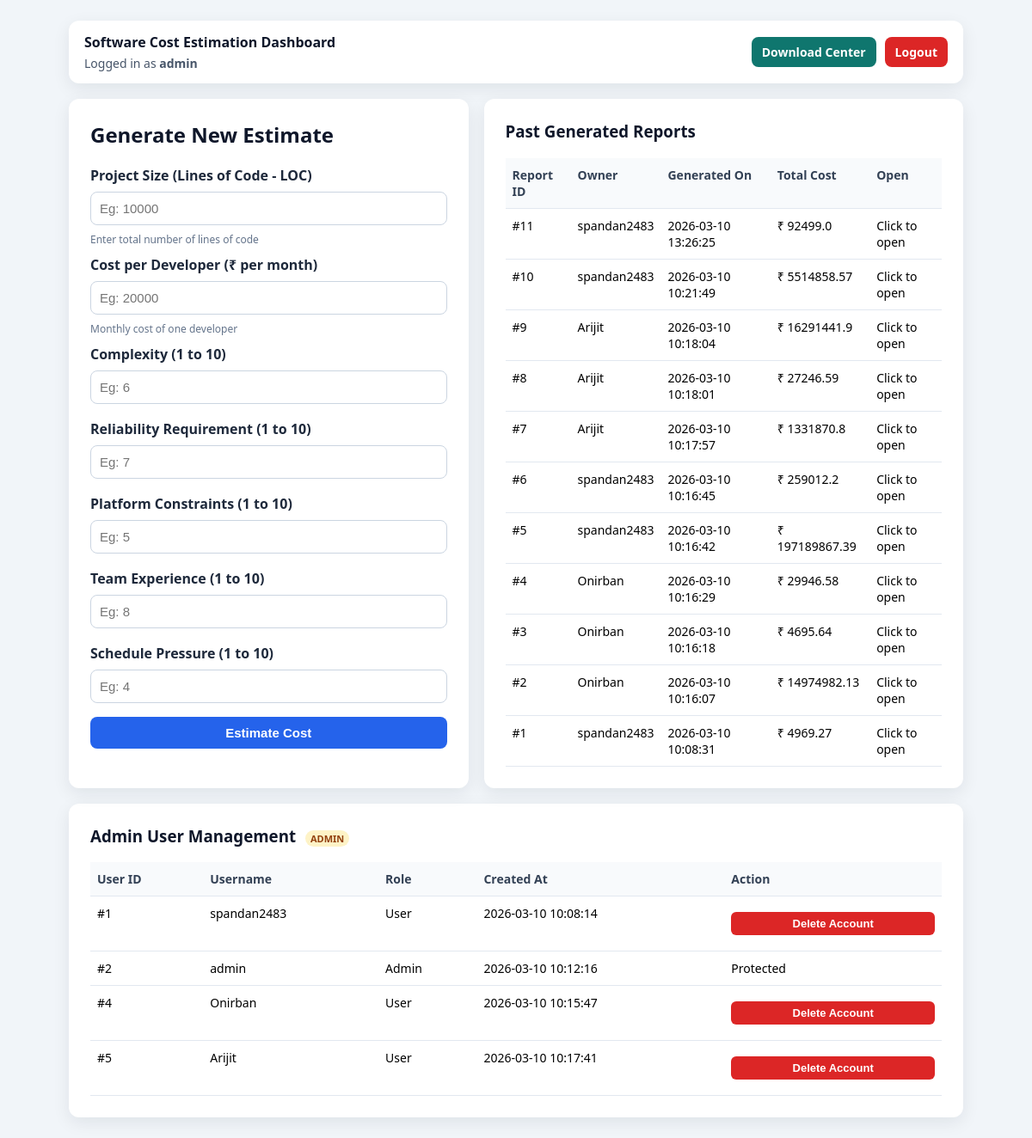
Before: /dashboard (signed in) with the older database file.
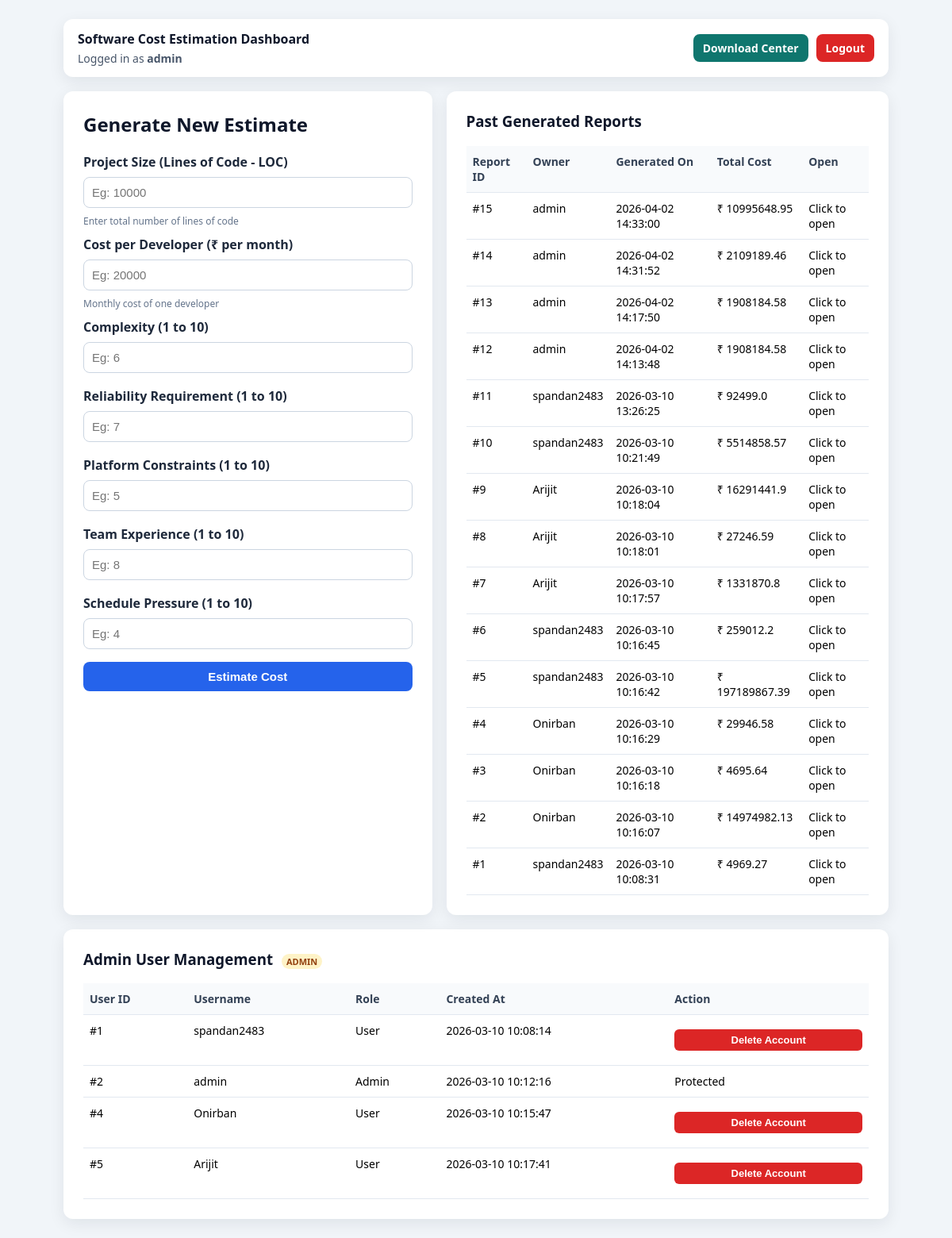
After: the same page with the newer database file.
### tables this page shows
CREATE TABLE users (
            id INTEGER PRIMARY KEY AUTOINCREMENT,
            username TEXT UNIQUE NOT NULL,
            password_hash TEXT NOT NULL,
            created_at TEXT NOT NULL
        , is_admin INTEGER NOT NULL DEFAULT 0);

CREATE TABLE reports (
            id INTEGER PRIMARY KEY AUTOINCREMENT,
            user_id INTEGER NOT NULL,
            created_at TEXT NOT NULL,
            effort REAL NOT NULL,
            time REAL NOT NULL,
            cost REAL NOT NULL, model TEXT NOT NULL DEFAULT 'COCOMO_I', loc REAL, cost_per_dev REAL, cocomo_mode TEXT, eaf REAL, scale_factors_sum REAL, productivity REAL, avg_team_size REAL,
            FOREIGN KEY (user_id) REFERENCES users (id)
        );

### app.py (the view, shortened to what this page needs)
@app.route("/dashboard", methods=["GET", "POST"])
def dashboard():
    if not session.get("user"):
        return redirect(url_for("auth"))
    username = session.get("user")
    user_record = get_user_by_username(username)
    if not user_record:
        session.clear()
        return redirect(url_for("auth"))
    user_id = user_record["id"]
    is_admin = bool(user_record["is_admin"])
    result = None
    error = None
    report_history = get_all_reports() if is_admin else get_reports_for_user(user_id)
    users_list = get_all_users() if is_admin else []
    return render_template(
        "index.html",
        result=result,
        error=error,
        user=username,
        report_history=report_history,
        is_admin=is_admin,
        users_list=users_list
    )

### app.py (called while the page is built)
def get_db_connection():
    conn = sqlite3.connect(DB_PATH)
    conn.row_factory = sqlite3.Row
    return conn

def get_user_by_username(username):
    conn = get_db_connection()
    user = conn.execute(
        "SELECT id, username, password_hash, is_admin FROM users WHERE username = ?",
        (username,)
    ).fetchone()
    conn.close()
    return user

def get_all_users():
    conn = get_db_connection()
    rows = conn.execute(
        "SELECT id, username, is_admin, created_at FROM users ORDER BY id ASC"
    ).fetchall()
    conn.close()
    return [dict(row) for row in rows]

def get_all_reports():
    conn = get_db_connection()
    rows = conn.execute(
        """
         SELECT r.id, r.user_id, r.created_at, r.model, r.loc, r.cost_per_dev, r.cocomo_mode,
             r.eaf, r.scale_factors_sum, r.productivity, r.avg_team_size,
             r.effort, r.time, r.cost, u.username
        FROM reports r
        JOIN users u ON r.user_id = u.id
        ORDER BY r.id DESC
        """
    ).fetchall()
    conn.close()
    return [dict(row) for row in rows]

### templates/index.html (shortened to what this page needs)
<!DOCTYPE html>
<html lang="en">
<head>
</head>
<body>
<div class="container">
    <div class="topbar">
        <div>
            <div class="brand">Software Cost Estimation Dashboard</div>
            <div style="font-size: 14px; color: #475569; margin-top: 4px;">Logged in as <b>{{ user }}</b></div>
        </div>
        <div class="top-actions">
            <a class="link-btn" href="{{ url_for('download_page') }}">Download Center</a>
            <a class="logout-link" href="{{ url_for('logout') }}">Logout</a>
        </div>
    </div>
    <div class="layout">
        <div class="panel">
            <h2>Generate New Estimate</h2>
            <form method="POST">
                <label>Project Size (Lines of Code - LOC)</label>
                <input type="number" name="loc" min="1" step="1" placeholder="Eg: 10000" required>
                <div class="hint">Enter total number of lines of code</div>
                <label>Cost per Developer (₹ per month)</label>
                <input type="number" name="cost" min="1" step="0.01" placeholder="Eg: 20000" required>
                <div class="hint">Monthly cost of one developer</div>
                <label>Complexity (1 to 10)</label>
                <input type="number" name="complexity" min="1" max="10" step="0.1" placeholder="Eg: 6" required>
                <label>Reliability Requirement (1 to 10)</label>
                <input type="number" name="reliability" min="1" max="10" step="0.1" placeholder="Eg: 7" required>
                <label>Platform Constraints (1 to 10)</label>
                <input type="number" name="constraints" min="1" max="10" step="0.1" placeholder="Eg: 5" required>
                <label>Team Experience (1 to 10)</label>
                <input type="number" name="team_experience" min="1" max="10" step="0.1" placeholder="Eg: 8" required>
                <label>Schedule Pressure (1 to 10)</label>
                <input type="number" name="schedule_pressure" min="1" max="10" step="0.1" placeholder="Eg: 4" required>
                <button type="submit">Estimate Cost</button>
            </form>
        </div>
        <div class="panel">
            <h3>Past Generated Reports</h3>
            {% if report_history %}
            <table>
                <thead>
                    <tr>
                        <th>Report ID</th>
                        {% if is_admin %}
                        <th>Owner</th>
                        {% endif %}
                        <th>Generated On</th>
                        <th>Total Cost</th>
                        <th>Open</th>
                    </tr>
                </thead>
                <tbody>
                    {% for report in report_history %}
                    <tr class="clickable-row" onclick="window.location='{{ url_for('report_detail', report_id=report.id) }}'">
                        <td>#{{ report.id }}</td>
                        {% if is_admin %}
                        <td>{{ report.username }}</td>
                        {% endif %}
                        <td>{{ report.created_at }}</td>
                        <td>₹ {{ report.cost }}</td>
                        <td>Click to open</td>
                    </tr>
                    {% endfor %}
                </tbody>
            </table>
            {% else %}
            <div class="empty">No reports generated yet. Create your first estimate from the form.</div>
            {% endif %}
        </div>
    </div>
    {% if is_admin %}
    <div class="panel" style="margin-top: 18px;">
        <h3>Admin User Management <span class="admin-tag">ADMIN</span></h3>
        {% if users_list %}
        <table>
            <thead>
                <tr>
                    <th>User ID</th>
                    <th>Username</th>
                    <th>Role</th>
                    <th>Created At</th>
                    <th>Action</th>
                </tr>
            </thead>
            <tbody>
                {% for account in users_list %}
                <tr>
                    <td>#{{ account.id }}</td>
                    <td>{{ account.username }}</td>
                    <td>{% if account.is_admin %}Admin{% else %}User{% endif %}</td>
                    <td>{{ account.created_at }}</td>
                    <td>
                        {% if account.is_admin %}
                            Protected
                        {% else %}
                        <form method="POST" action="{{ url_for('admin_delete_user', user_id=account.id) }}" onsubmit="return confirm('Delete this account and all associated reports?');">
                            <button type="submit" class="small-btn delete">Delete Account</button>
                        </form>
                        {% endif %}
                    </td>
                </tr>
                {% endfor %}
            </tbody>
        </table>
        {% endif %}
    </div>
    {% endif %}
</div>
</body>
</html>

### templates/index.html (style rules this page uses)
body { font-family: "Segoe UI", Arial, sans-serif; background: #f1f5f9; margin: 0; padding: 24px; }
.container { max-width: 1040px; margin: 0 auto; }
.topbar { display: flex; justify-content: space-between; align-items: center; background: #ffffff; border-radius: 12px; padding: 14px 18px; box-shadow: 0 6px 20px rgba(15, 23, 42, 0.08); margin-bottom: 18px; }
.brand { font-weight: 700; color: #0f172a; }
.top-actions { display: flex; gap: 10px; align-items: center; }
.layout { display: grid; grid-template-columns: 1fr 1.2fr; gap: 18px; }
.panel { background: white; padding: 25px; border-radius: 12px; box-shadow: 0 6px 20px rgba(15, 23, 42, 0.08); }
h2, h3 { margin-top: 0; color: #0f172a; }
label { font-weight: 600; color: #1e293b; display: block; margin-top: 10px; }
input, button { width: 100%; padding: 10px; margin: 8px 0; font-size: 15px; box-sizing: border-box; border-radius: 8px; }
input { border: 1px solid #cbd5e1; outline: none; }
button { background: #2563eb; color: white; border: none; cursor: pointer; font-weight: 600; }
.hint { font-size: 12px; color: #64748b; }
.link-btn, .logout-link { display: inline-block; color: white; text-decoration: none; text-align: center; padding: 8px 12px; border-radius: 8px; font-size: 14px; font-weight: 600; }
.link-btn { background: #0f766e; }
.logout-link { background: #dc2626; }
table { width: 100%; border-collapse: collapse; margin-top: 10px; font-size: 14px; }
th, td { border-bottom: 1px solid #e2e8f0; padding: 10px 8px; text-align: left; vertical-align: top; }
th { color: #334155; background: #f8fafc; }
.small-btn { background: #2563eb; color: #fff; text-decoration: none; padding: 6px 10px; border-radius: 6px; font-size: 13px; display: inline-block; border: none; cursor: pointer; }
.small-btn.delete { background: #dc2626; }
.clickable-row { cursor: pointer; transition: background-color 0.15s ease; }
.admin-tag { display: inline-block; margin-left: 6px; background: #fef3c7; color: #92400e; font-size: 11px; padding: 2px 6px; border-radius: 999px; font-weight: 700; }

Changed rows visible on the page:
added reports: id "15", username "admin", created_at "2026-04-02 14:33:00", cost "10995648.95"
added reports: id "14", username "admin", created_at "2026-04-02 14:31:52", cost "2109189.46"
added reports: id "13", username "admin", created_at "2026-04-02 14:17:50", cost "1908184.58"
added reports: id "12", username "admin", created_at "2026-04-02 14:13:48", cost "1908184.58"
